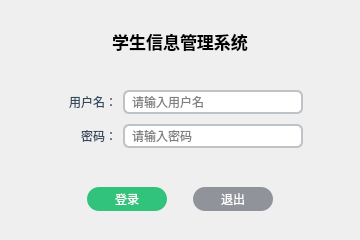
<?xml version="1.0" encoding="UTF-8"?>
<ui version="4.0">
 <class>Login</class>
 <widget class="QWidget" name="Login">
  <property name="geometry">
   <rect>
    <x>0</x>
    <y>0</y>
    <width>360</width>
    <height>240</height>
   </rect>
  </property>
  <property name="sizePolicy">
   <sizepolicy hsizetype="Fixed" vsizetype="Preferred">
    <horstretch>0</horstretch>
    <verstretch>0</verstretch>
   </sizepolicy>
  </property>
  <property name="minimumSize">
   <size>
    <width>360</width>
    <height>240</height>
   </size>
  </property>
  <property name="maximumSize">
   <size>
    <width>360</width>
    <height>240</height>
   </size>
  </property>
  <property name="windowTitle">
   <string>登录</string>
  </property>
  <property name="toolTip">
   <string>登录窗口</string>
  </property>
  <layout class="QVBoxLayout" name="verticalLayout">
   <item>
    <widget class="QLabel" name="loginTitle">
     <property name="sizePolicy">
      <sizepolicy hsizetype="Expanding" vsizetype="Fixed">
       <horstretch>0</horstretch>
       <verstretch>0</verstretch>
      </sizepolicy>
     </property>
     <property name="minimumSize">
      <size>
       <width>0</width>
       <height>58</height>
      </size>
     </property>
     <property name="maximumSize">
      <size>
       <width>16777215</width>
       <height>60</height>
      </size>
     </property>
     <property name="font">
      <font>
       <family>方正楷体简体</family>
       <pointsize>13</pointsize>
       <weight>75</weight>
       <bold>true</bold>
      </font>
     </property>
     <property name="text">
      <string>学生信息管理系统</string>
     </property>
     <property name="alignment">
      <set>Qt::AlignCenter</set>
     </property>
    </widget>
   </item>
   <item>
    <widget class="QWidget" name="formWrap" native="true">
     <layout class="QGridLayout" name="gridLayout">
      <item row="0" column="1">
       <widget class="QLabel" name="accountLabel">
        <property name="minimumSize">
         <size>
          <width>60</width>
          <height>0</height>
         </size>
        </property>
        <property name="maximumSize">
         <size>
          <width>60</width>
          <height>16777215</height>
         </size>
        </property>
        <property name="styleSheet">
         <string notr="true">color: rgb(52, 73, 94);</string>
        </property>
        <property name="text">
         <string>用户名：</string>
        </property>
        <property name="alignment">
         <set>Qt::AlignRight|Qt::AlignTrailing|Qt::AlignVCenter</set>
        </property>
       </widget>
      </item>
      <item row="0" column="2">
       <widget class="QLineEdit" name="accountInput">
        <property name="minimumSize">
         <size>
          <width>180</width>
          <height>24</height>
         </size>
        </property>
        <property name="maximumSize">
         <size>
          <width>150</width>
          <height>16777215</height>
         </size>
        </property>
        <property name="styleSheet">
         <string notr="true">border: 2px solid #BDC3C7;
border-radius: 6;
min-height: 20;
padding-left: 5;</string>
        </property>
        <property name="maxLength">
         <number>12</number>
        </property>
        <property name="placeholderText">
         <string>请输入用户名</string>
        </property>
       </widget>
      </item>
      <item row="1" column="0">
       <spacer name="formSpacerLeft">
        <property name="orientation">
         <enum>Qt::Horizontal</enum>
        </property>
        <property name="sizeHint" stdset="0">
         <size>
          <width>40</width>
          <height>20</height>
         </size>
        </property>
       </spacer>
      </item>
      <item row="1" column="1">
       <widget class="QLabel" name="passwordLabel">
        <property name="minimumSize">
         <size>
          <width>60</width>
          <height>0</height>
         </size>
        </property>
        <property name="maximumSize">
         <size>
          <width>60</width>
          <height>16777215</height>
         </size>
        </property>
        <property name="styleSheet">
         <string notr="true">color: rgb(52, 73, 94);</string>
        </property>
        <property name="text">
         <string>密码：</string>
        </property>
        <property name="alignment">
         <set>Qt::AlignRight|Qt::AlignTrailing|Qt::AlignVCenter</set>
        </property>
       </widget>
      </item>
      <item row="1" column="2">
       <widget class="QLineEdit" name="passwordInput">
        <property name="minimumSize">
         <size>
          <width>180</width>
          <height>24</height>
         </size>
        </property>
        <property name="maximumSize">
         <size>
          <width>180</width>
          <height>16777215</height>
         </size>
        </property>
        <property name="styleSheet">
         <string notr="true">border: 2px solid #BDC3C7;
border-radius: 6;
min-height: 20;
padding-left: 5;</string>
        </property>
        <property name="maxLength">
         <number>16</number>
        </property>
        <property name="echoMode">
         <enum>QLineEdit::Password</enum>
        </property>
        <property name="alignment">
         <set>Qt::AlignLeading|Qt::AlignLeft|Qt::AlignVCenter</set>
        </property>
        <property name="placeholderText">
         <string>请输入密码</string>
        </property>
       </widget>
      </item>
      <item row="1" column="3">
       <spacer name="formSpacerRight">
        <property name="orientation">
         <enum>Qt::Horizontal</enum>
        </property>
        <property name="sizeHint" stdset="0">
         <size>
          <width>40</width>
          <height>20</height>
         </size>
        </property>
       </spacer>
      </item>
     </layout>
    </widget>
   </item>
   <item>
    <widget class="QWidget" name="btnRow" native="true">
     <property name="sizePolicy">
      <sizepolicy hsizetype="Preferred" vsizetype="Fixed">
       <horstretch>0</horstretch>
       <verstretch>0</verstretch>
      </sizepolicy>
     </property>
     <property name="minimumSize">
      <size>
       <width>0</width>
       <height>60</height>
      </size>
     </property>
     <property name="maximumSize">
      <size>
       <width>16777215</width>
       <height>60</height>
      </size>
     </property>
     <layout class="QHBoxLayout" name="horizontalLayout_3">
      <item>
       <spacer name="btnSpacerLeft">
        <property name="orientation">
         <enum>Qt::Horizontal</enum>
        </property>
        <property name="sizeHint" stdset="0">
         <size>
          <width>40</width>
          <height>20</height>
         </size>
        </property>
       </spacer>
      </item>
      <item>
       <widget class="QPushButton" name="loginBtn">
        <property name="styleSheet">
         <string notr="true">color: rgb(255, 255, 255);
background-color: #31C27C;
border-color: #31C27C;
border-radius: 12px;
width: 80px;
height: 24px;</string>
        </property>
        <property name="text">
         <string>登录</string>
        </property>
       </widget>
      </item>
      <item>
       <spacer name="btnSpacerCenter">
        <property name="orientation">
         <enum>Qt::Horizontal</enum>
        </property>
        <property name="sizeType">
         <enum>QSizePolicy::Fixed</enum>
        </property>
        <property name="sizeHint" stdset="0">
         <size>
          <width>20</width>
          <height>20</height>
         </size>
        </property>
       </spacer>
      </item>
      <item>
       <widget class="QPushButton" name="quitBtn">
        <property name="styleSheet">
         <string notr="true">color: rgb(255, 255, 255);
background-color: #909399;
border-color: #909399;
border-radius: 12px;
width: 80px;
height: 24px;</string>
        </property>
        <property name="text">
         <string>退出</string>
        </property>
       </widget>
      </item>
      <item>
       <spacer name="btnSpacerRight">
        <property name="orientation">
         <enum>Qt::Horizontal</enum>
        </property>
        <property name="sizeHint" stdset="0">
         <size>
          <width>40</width>
          <height>20</height>
         </size>
        </property>
       </spacer>
      </item>
     </layout>
    </widget>
   </item>
  </layout>
 </widget>
 <resources/>
 <connections/>
</ui>
